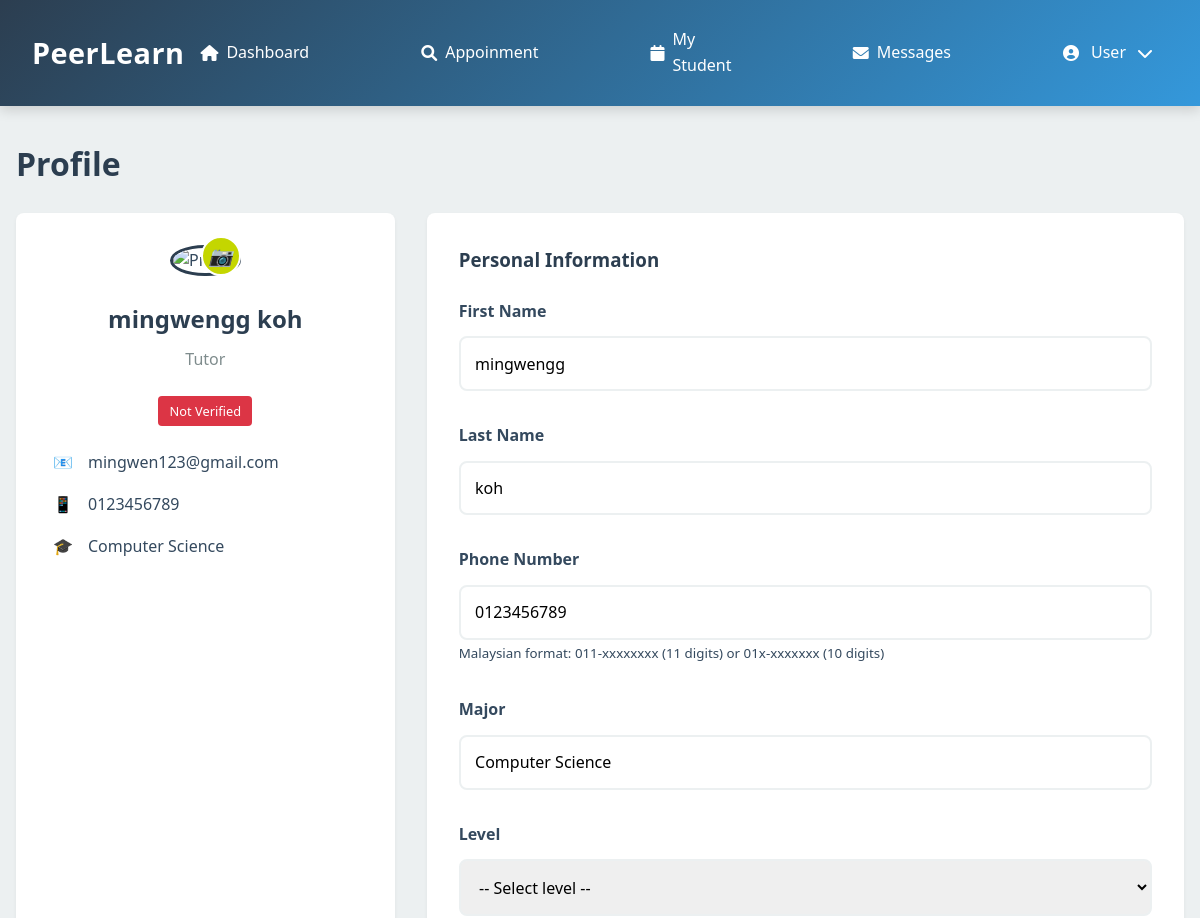
The app's page /tutor_profile.php (signed in, upper part), older data.
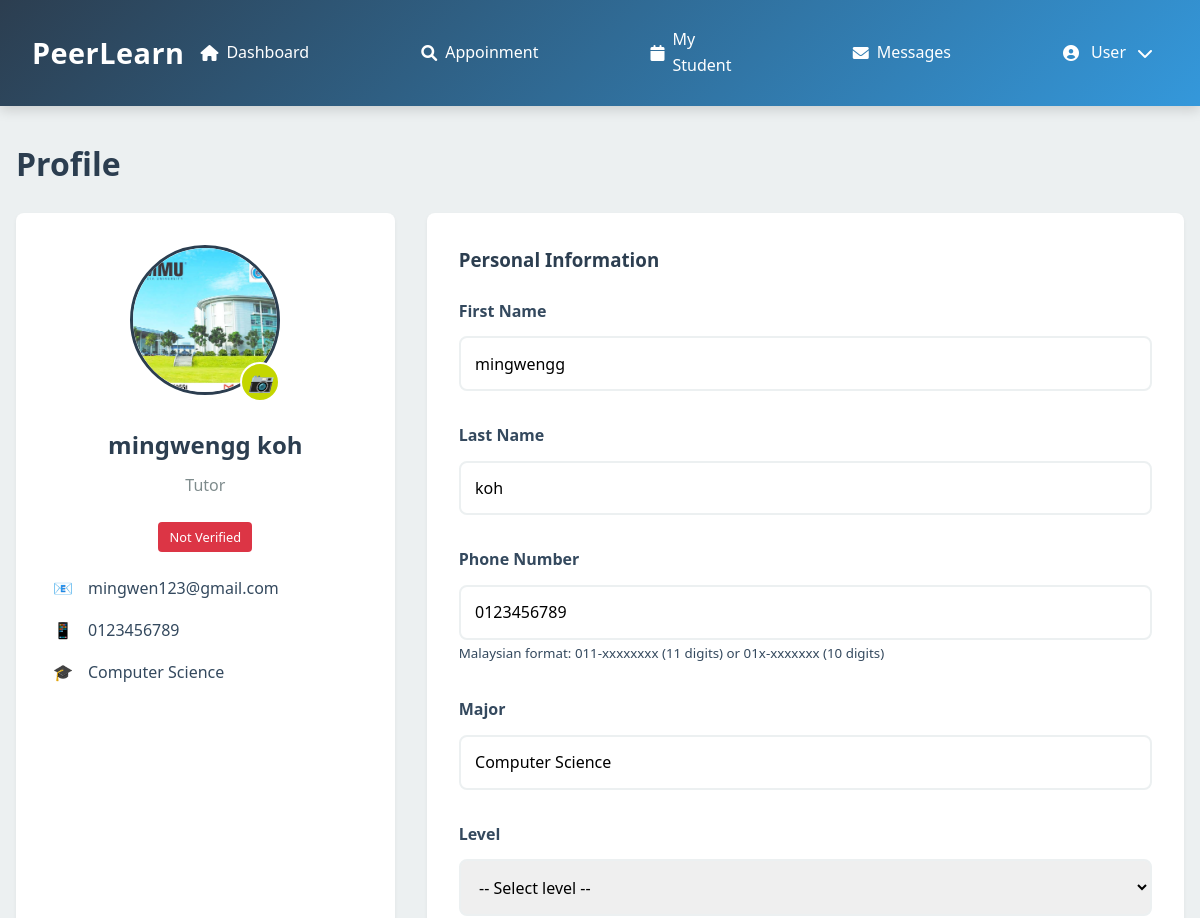
The same page, newer data.
### tables this page shows
CREATE TABLE `user` (
  `user_id` int(11) NOT NULL,
  `username` varchar(50) NOT NULL,
  `password` varchar(255) DEFAULT NULL,
  `email` varchar(100) NOT NULL,
  `role` enum('student','tutor','admin') NOT NULL,
  `first_name` varchar(50) NOT NULL,
  `last_name` varchar(50) NOT NULL,
  `phone` varchar(20) DEFAULT NULL,
  `profile_image` varchar(255) DEFAULT NULL,
  `is_active` tinyint(1) DEFAULT 1,
  `created_at` timestamp NOT NULL DEFAULT current_timestamp(),
  `last_login` datetime DEFAULT NULL
);

CREATE TABLE `tutorprofile` (
  `user_id` int(11) NOT NULL,
  `major` varchar(100) DEFAULT NULL,
  `year` varchar(50) DEFAULT NULL,
  `bio` text DEFAULT NULL,
  `qualifications` text DEFAULT NULL,
  `is_verified` tinyint(1) DEFAULT 0,
  `rating` decimal(3,2) DEFAULT 0.00,
  `total_sessions` int(11) DEFAULT 0,
  `program` varchar(255) DEFAULT NULL,
  `status` varchar(50) DEFAULT NULL
);

### tutor_profile.php (the view, shortened to what the changed rows need)
<?php
require_once 'db_connection.php';
$user_id = $_SESSION['user_id'] ?? 0;
$user_query = "SELECT u.*, tp.major, tp.year, tp.bio, tp.qualifications, tp.is_verified, cf.file_path as cgpa_file
               FROM user u
               LEFT JOIN tutorprofile tp ON u.user_id = tp.user_id
               LEFT JOIN credential_file cf ON u.user_id = cf.user_id AND cf.file_type = 'cgpa'
               WHERE u.user_id = ?";
$stmt = $conn->prepare($user_query);
$stmt->bind_param("i", $user_id);
$stmt->execute();
$result = $stmt->get_result();
$user = $result->fetch_assoc();
$first_name = $user['first_name'];
$last_name = $user['last_name'];
$email = $user['email'];
$phone = $user['phone'] ?? '';
$major = $user['major'] ?? '';
$profile_image = $user['profile_image'] ?? '';
$is_verified = $user['is_verified'] ?? null;
?>
<!DOCTYPE html>
<html lang="en">
<head>
    <link href="https://cdn.jsdelivr.net/npm/select2@4.1.0-rc.0/dist/css/select2.min.css" rel="stylesheet" />
</head>
<body>
    <?php include 'header/tut_head.php'; ?>
    <main>
        <h1 class="page-title">Profile</h1>
        <div class="profile-container">
            <div class="profile-sidebar">
                <div class="profile-image-container">
                    <?php if ($profile_image): ?>
                        <img src="<?php echo htmlspecialchars($profile_image); ?>" alt="Profile" class="profile-image">
                    <?php else: ?>
                        <div class="profile-image-placeholder"><?php echo strtoupper(substr($first_name, 0, 1)); ?></div>
                    <?php endif; ?>
                    <label for="profile_image_upload" class="edit-profile-image">
                        <i>📷</i>
                    </label>
                </div>
                <h2 class="profile-name"><?php echo htmlspecialchars($first_name . ' ' . $last_name); ?></h2>
                <p class="profile-role">Tutor</p>
                <?php
                $verification_status = 'Pending Verification';
                $verification_style = 'background-color: #6c757d; color: white;';
                if ($is_verified === 1) {
                    $verification_status = 'Verified';
                    $verification_style = 'background-color: #C4D600; color: white;';
                } elseif ($is_verified === 0) {
                    $verification_status = 'Not Verified';
                    $verification_style = 'background-color: #dc3545; color: white;';
                }
                ?>
                <div class="verified-badge" style="<?php echo $verification_style; ?>">
                    <?php echo htmlspecialchars($verification_status); ?>
                </div>
                <div class="profile-info">
                    <div class="info-item">
                        <div class="info-icon">📧</div>
                        <div class="info-text"><?php echo htmlspecialchars($email); ?></div>
                    </div>
                    <div class="info-item">
                        <div class="info-icon">📱</div>
                        <div class="info-text"><?php echo $phone ? htmlspecialchars($phone) : 'Not Set'; ?></div>
                    </div>
                    <div class="info-item">
                        <div class="info-icon">🎓</div>
                        <div class="info-text"><?php echo $major ? htmlspecialchars($major) : 'Not Set'; ?></div>
                    </div>
                </div>
            </div>
            <div class="profile-content">
                <div class="profile-section">
                    <form action="" method="post" enctype="multipart/form-data">
                        <div class="form-group">
                            <label for="first_name">First Name</label>
                            <input type="text" class="form-control" id="first_name" name="first_name" value="<?php echo htmlspecialchars($first_name); ?>" required>
                        </div>
                        <div class="form-group">
                            <label for="last_name">Last Name</label>
                            <input type="text" class="form-control" id="last_name" name="last_name" value="<?php echo htmlspecialchars($last_name); ?>" required>
                        </div>
                        <div class="form-group">
                            <label for="phone">Phone Number</label>
                            <input type="tel" class="form-control" id="phone" name="phone" value="<?php echo htmlspecialchars($phone); ?>">
                            <small class="form-text text-muted">Malaysian format: 011-xxxxxxxx (11 digits) or 01x-xxxxxxx (10 digits)</small>
                        </div>
                        <div class="form-group">
                            <label for="major">Major</label>
                            <input type="text" class="form-control" id="major" name="major" value="<?php echo htmlspecialchars($major); ?>">
                        </div>
                    </form>
                </div>
            </div>
        </div>
    </main>
</body>
</html>

Row changes from the older to the newer data that the page shows:
changed user "mingwengg koh": profile_image: picture added
